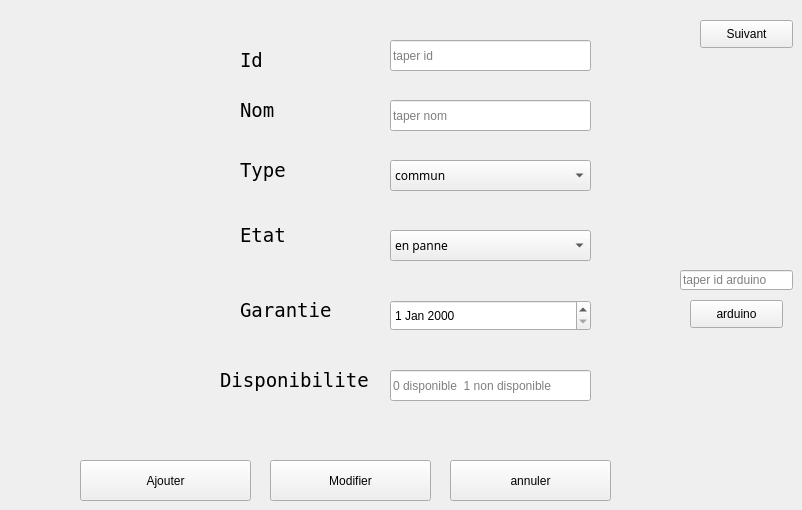
           <widget class="QWidget" name="page_3">
            <widget class="QPushButton" name="modifier">
             <property name="geometry">
              <rect>
               <x>270</x>
               <y>460</y>
               <width>161</width>
               <height>41</height>
              </rect>
             </property>
             <property name="styleSheet">
              <string notr="true">QPushButton {

background-color: #0078D4; /* Button background color similar to Windows */

color: #FFFFFF; /* Button text color */

border: 1px solid #0078D4; /* Button border color */

border-radius: 4px; /* Button border radius */

padding: 6px 12px; /* Button padding */

}



QPushButton:hover {

background-color: #00559B; /* Hovered button background color */

border: 1px solid #00559B; /* Hovered button border color */

}



QPushButton:pressed {

background-color: #003C75; /* Pressed butt}</string>
             </property>
             <property name="text">
              <string>Modifier</string>
             </property>
            </widget>
            <widget class="QPushButton" name="ajouter">
             <property name="geometry">
              <rect>
               <x>80</x>
               <y>460</y>
               <width>171</width>
               <height>41</height>
              </rect>
             </property>
             <property name="styleSheet">
              <string notr="true">QPushButton {

background-color: #0078D4; /* Button background color similar to Windows */

color: #FFFFFF; /* Button text color */

border: 1px solid #0078D4; /* Button border color */

border-radius: 4px; /* Button border radius */

padding: 6px 12px; /* Button padding */

}



QPushButton:hover {

background-color: #00559B; /* Hovered button background color */

border: 1px solid #00559B; /* Hovered button border color */

}



QPushButton:pressed {

background-color: #003C75; /* Pressed butt}</string>
             </property>
             <property name="text">
              <string>Ajouter</string>
             </property>
            </widget>
            <widget class="QComboBox" name="le_type">
             <property name="geometry">
              <rect>
               <x>390</x>
               <y>160</y>
               <width>201</width>
               <height>31</height>
              </rect>
             </property>
             <property name="font">
              <font>
               <family>Segoe UI Semilight</family>
               <pointsize>9</pointsize>
              </font>
             </property>
             <item>
              <property name="text">
               <string>commun</string>
              </property>
             </item>
             <item>
              <property name="text">
               <string>personnalise</string>
              </property>
             </item>
            </widget>
            <widget class="QLineEdit" name="le_id">
             <property name="geometry">
              <rect>
               <x>390</x>
               <y>40</y>
               <width>201</width>
               <height>31</height>
              </rect>
             </property>
             <property name="placeholderText">
              <string>taper id</string>
             </property>
            </widget>
            <widget class="QLabel" name="label_4">
             <property name="geometry">
              <rect>
               <x>240</x>
               <y>140</y>
               <width>61</width>
               <height>61</height>
              </rect>
             </property>
             <property name="font">
              <font>
               <family>NSimSun</family>
               <pointsize>14</pointsize>
              </font>
             </property>
             <property name="cursor">
              <cursorShape>ArrowCursor</cursorShape>
             </property>
             <property name="mouseTracking">
              <bool>false</bool>
             </property>
             <property name="text">
              <string>Type</string>
             </property>
            </widget>
            <widget class="QLabel" name="label_5">
             <property name="geometry">
              <rect>
               <x>240</x>
               <y>30</y>
               <width>51</width>
               <height>61</height>
              </rect>
             </property>
             <property name="font">
              <font>
               <family>NSimSun</family>
               <pointsize>14</pointsize>
              </font>
             </property>
             <property name="cursor">
              <cursorShape>ArrowCursor</cursorShape>
             </property>
             <property name="mouseTracking">
              <bool>false</bool>
             </property>
             <property name="text">
              <string>Id</string>
             </property>
            </widget>
            <widget class="QLabel" name="label_6">
             <property name="geometry">
              <rect>
               <x>240</x>
               <y>80</y>
               <width>51</width>
               <height>61</height>
              </rect>
             </property>
             <property name="font">
              <font>
               <family>NSimSun</family>
               <pointsize>14</pointsize>
              </font>
             </property>
             <property name="cursor">
              <cursorShape>ArrowCursor</cursorShape>
             </property>
             <property name="mouseTracking">
              <bool>false</bool>
             </property>
             <property name="text">
              <string>Nom</string>
             </property>
            </widget>
            <widget class="QLabel" name="label_7">
             <property name="geometry">
              <rect>
               <x>240</x>
               <y>210</y>
               <width>61</width>
               <height>51</height>
              </rect>
             </property>
             <property name="font">
              <font>
               <family>NSimSun</family>
               <pointsize>14</pointsize>
              </font>
             </property>
             <property name="cursor">
              <cursorShape>ArrowCursor</cursorShape>
             </property>
             <property name="mouseTracking">
              <bool>false</bool>
             </property>
             <property name="text">
              <string>Etat</string>
             </property>
            </widget>
            <widget class="QLabel" name="label_8">
             <property name="geometry">
              <rect>
               <x>240</x>
               <y>280</y>
               <width>101</width>
               <height>61</height>
              </rect>
             </property>
             <property name="font">
              <font>
               <family>NSimSun</family>
               <pointsize>14</pointsize>
              </font>
             </property>
             <property name="cursor">
              <cursorShape>ArrowCursor</cursorShape>
             </property>
             <property name="mouseTracking">
              <bool>false</bool>
             </property>
             <property name="text">
              <string>Garantie</string>
             </property>
            </widget>
            <widget class="QLineEdit" name="le_id_2">
             <property name="geometry">
              <rect>
               <x>390</x>
               <y>370</y>
               <width>201</width>
               <height>31</height>
              </rect>
             </property>
             <property name="placeholderText">
              <string>0 disponible  1 non disponible</string>
             </property>
            </widget>
            <widget class="QLabel" name="label_9">
             <property name="geometry">
              <rect>
               <x>220</x>
               <y>350</y>
               <width>191</width>
               <height>61</height>
              </rect>
             </property>
             <property name="font">
              <font>
               <family>NSimSun</family>
               <pointsize>14</pointsize>
              </font>
             </property>
             <property name="cursor">
              <cursorShape>ArrowCursor</cursorShape>
             </property>
             <property name="mouseTracking">
              <bool>false</bool>
             </property>
             <property name="text">
              <string>Disponibilite</string>
             </property>
            </widget>
            <widget class="QPushButton" name="suivant">
             <property name="geometry">
              <rect>
               <x>700</x>
               <y>20</y>
               <width>93</width>
               <height>28</height>
              </rect>
             </property>
             <property name="styleSheet">
              <string notr="true">QPushButton {

background-color: #0078D4; /* Button background color similar to Windows */

color: #FFFFFF; /* Button text color */

border: 1px solid #0078D4; /* Button border color */

border-radius: 4px; /* Button border radius */

padding: 6px 12px; /* Button padding */

}



QPushButton:hover {

background-color: #00559B; /* Hovered button background color */

border: 1px solid #00559B; /* Hovered button border color */

}



QPushButton:pressed {

background-color: #003C75; /* Pressed butt}</string>
             </property>
             <property name="text">
              <string>Suivant</string>
             </property>
            </widget>
            <widget class="QPushButton" name="pushButton_19">
             <property name="geometry">
              <rect>
               <x>690</x>
               <y>300</y>
               <width>93</width>
               <height>28</height>
              </rect>
             </property>
             <property name="styleSheet">
              <string notr="true">QPushButton {

background-color: #0078D4; /* Button background color similar to Windows */

color: #FFFFFF; /* Button text color */

border: 1px solid #0078D4; /* Button border color */

border-radius: 4px; /* Button border radius */

padding: 6px 12px; /* Button padding */

}



QPushButton:hover {

background-color: #00559B; /* Hovered button background color */

border: 1px solid #00559B; /* Hovered button border color */

}



QPushButton:pressed {

background-color: #003C75; /* Pressed butt}</string>
             </property>
             <property name="text">
              <string>arduino</string>
             </property>
            </widget>
            <widget class="QLineEdit" name="lineEdit_2">
             <property name="geometry">
              <rect>
               <x>680</x>
               <y>270</y>
               <width>113</width>
               <height>20</height>
              </rect>
             </property>
             <property name="placeholderText">
              <string>taper id arduino</string>
             </property>
            </widget>
            <widget class="QLineEdit" name="le_nom">
             <property name="geometry">
              <rect>
               <x>390</x>
               <y>100</y>
               <width>201</width>
               <height>31</height>
              </rect>
             </property>
             <property name="placeholderText">
              <string>taper nom</string>
             </property>
            </widget>
            <widget class="QComboBox" name="le_etat_mod_3">
             <property name="geometry">
              <rect>
               <x>390</x>
               <y>230</y>
               <width>201</width>
               <height>31</height>
              </rect>
             </property>
             <property name="font">
              <font>
               <family>Segoe UI Semilight</family>
               <pointsize>9</pointsize>
              </font>
             </property>
             <item>
              <property name="text">
               <string>en panne</string>
              </property>
             </item>
             <item>
              <property name="text">
               <string>en bon etat</string>
              </property>
             </item>
             <item>
              <property name="text">
               <string>a detruire</string>
              </property>
             </item>
            </widget>
            <widget class="QPushButton" name="modifier_2">
             <property name="geometry">
              <rect>
               <x>450</x>
               <y>460</y>
               <width>161</width>
               <height>41</height>
              </rect>
             </property>
             <property name="styleSheet">
              <string notr="true">QPushButton {

background-color: #0078D4; /* Button background color similar to Windows */

color: #FFFFFF; /* Button text color */

border: 1px solid #0078D4; /* Button border color */

border-radius: 4px; /* Button border radius */

padding: 6px 12px; /* Button padding */

}



QPushButton:hover {

background-color: #00559B; /* Hovered button background color */

border: 1px solid #00559B; /* Hovered button border color */

}



QPushButton:pressed {

background-color: #003C75; /* Pressed butt}</string>
             </property>
             <property name="text">
              <string>annuler</string>
             </property>
            </widget>
            <widget class="QDateEdit" name="dateEdit_2">
             <property name="geometry">
              <rect>
               <x>390</x>
               <y>300</y>
               <width>201</width>
               <height>31</height>
              </rect>
             </property>
             <property name="styleSheet">
              <string notr="true">font: 8pt &quot;MS Shell Dlg 2&quot;;</string>
             </property>
            </widget>
           </widget>
